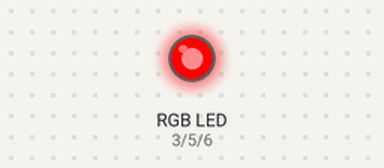
This sketch was run on a simulated Arduino Uno, built with avr-gcc and run on an emulated ATmega328P. Shown: an RGB LED mixed from three pins (HIGH = lit). Dim RGB values are drawn brighter than linear.

Above: at 0.05 s.
At 1.15 s:
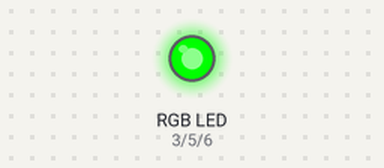
At 2.25 s:
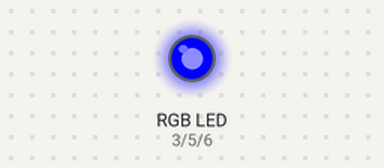
At 4.5 s:
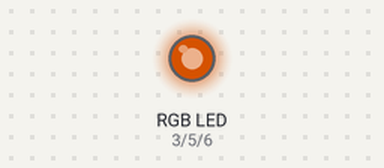
At 6.75 s:
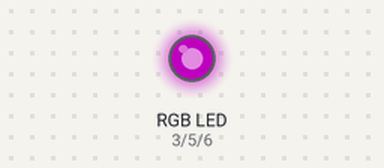
At 9.0 s:
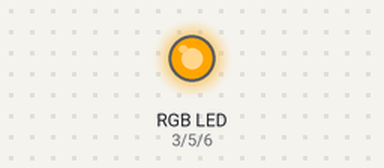
Timing chart, 0 to 11.7 s (numbered marks = the images above):
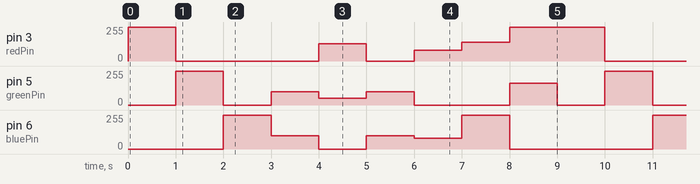

Measured:
- by itself, pin 3 (redPin): repeats every 9.0 s: 0/255 3.0 s, 130/255 1.0 s, 0/255 1.0 s, 80/255 1.0 s, 139/255 1.0 s, 255/255 2.0 s
- by itself, pin 6 (bluePin): repeats every 9.0 s: 100/255 1.0 s, 0/255 1.0 s, 100/255 1.0 s, 80/255 1.0 s, 255/255 1.0 s, 0/255 3.0 s, 255/255 1.0 s
- by itself, pin 5 (greenPin): repeats every 9.0 s: 0/255 1.0 s, 100/255 1.0 s, 50/255 1.0 s, 100/255 1.0 s, 0/255 2.0 s, 165/255 1.0 s, 0/255 1.0 s, 255/255 1.0 s

The sketch:

RGB.ino
```cpp
 int redPin = 3;      int greenPin = 5  ;       int bluePin = 6 ;
void setup()
     {
        pinMode(redPin, OUTPUT);          pinMode(greenPin, OUTPUT);           pinMode(bluePin, OUTPUT);
     }

void loop()
     {   setColor(255, 0, 0); delay(1000); // red
         setColor(0, 255, 0); delay(1000);  // green
         setColor(0,0,255); delay(1000);   // blue
         setColor(0,100,100); delay(1000);     // aqua
         setColor(130,50,0); delay(1000);   // yellow
         setColor(0,100,100); delay(1000);    // yellow
         setColor(80,0,80); delay(1000);    // yellow
         setColor(139,0,255); delay(1000); // purple
         setColor(255,165,0); delay(1000); // orange
       }

void setColor(int red, int green, int blue)
     {
       analogWrite(redPin, red);
       analogWrite(greenPin, green);
       analogWrite(bluePin, blue);
     }
```
